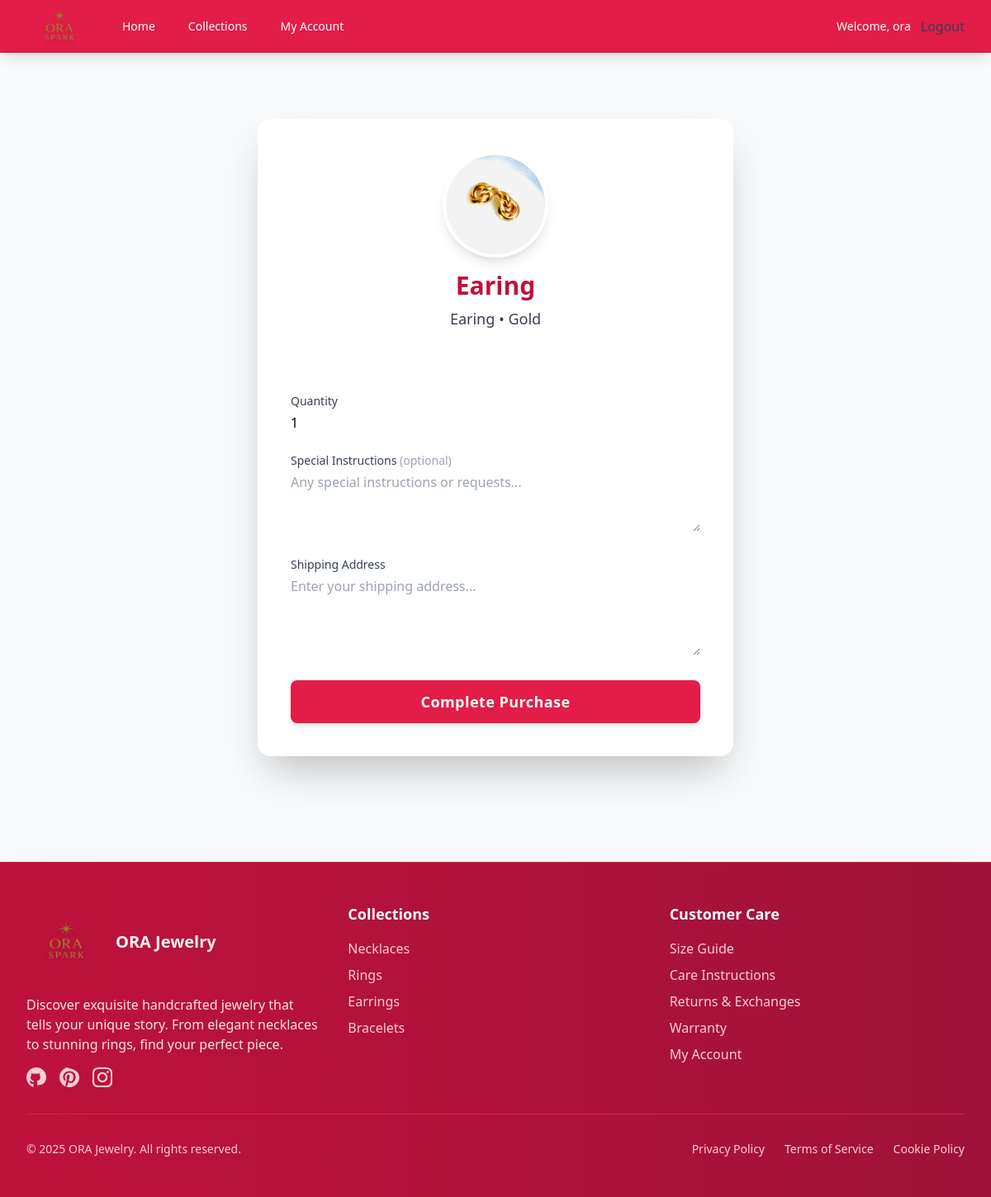
Screenshot of /purchase/13/ (signed in) with the database file from the repository.
### bookings/models.py (models this page shows, shortened)
class JewelryItem(models.Model):
    ITEM_CHOICES = [
        ('gold', 'Gold'),
        ('silver', 'Silver'),
        ('pearls', 'Pearls'),
    ]
    name = models.CharField(max_length=100)
    category = models.ForeignKey(JewelryCategory, on_delete=models.CASCADE)
    owner = models.ForeignKey(User, on_delete=models.CASCADE, related_name='jewelry_items')
    description = models.TextField()
    item_type = models.CharField(max_length=20, choices=ITEM_CHOICES, default='gold')
    weight = models.DecimalField(max_digits=8, decimal_places=2, help_text="Weight in grams")
    price = models.DecimalField(max_digits=10, decimal_places=2)
    image = models.ImageField(upload_to='jewelry_images/', blank=True, null=True)
    is_available = models.BooleanField(default=True)
    created_at = models.DateTimeField(auto_now_add=True)
    updated_at = models.DateTimeField(auto_now=True)

class JewelryCategory(models.Model):
    name = models.CharField(max_length=50)  # e.g., "Rings", "Necklaces", "Bracelets", "Earrings"
    description = models.TextField(blank=True)
    image = models.ImageField(upload_to='category_images/', blank=True, null=True)
    class Meta:
        verbose_name_plural = "Jewelry Categories"

### bookings/views.py (the view)
# urls.py: path("purchase/<int:jewelry_id>/", views.purchase_form, name="purchase_form"),
@login_required
def purchase_form(request, jewelry_id):
    jewelry_item = get_object_or_404(
        JewelryItem, id=jewelry_id
    )  # Remove is_available=True
    if request.method == "POST":
        form = JewelryPurchaseForm(request.POST)
        if form.is_valid():
            quantity = form.cleaned_data["quantity"]
            shipping_address = form.cleaned_data["shipping_address"]
            special_instructions = form.cleaned_data.get("special_instructions", "")
            with transaction.atomic():
                unique_code = str(uuid.uuid4())[:20]
                buy_code = BuyCode.objects.create(user=request.user, code=unique_code)
                purchase = JewelryPurchase.objects.create(
                    buy_code=buy_code,
                    jewelry_item=jewelry_item,
                    buyer=request.user,
                    quantity=quantity,
                    unit_price=jewelry_item.price,
                    shipping_address=shipping_address,
                    special_instructions=special_instructions,
                    status="pending",
                )
                Payment.objects.create(
                    purchase=purchase,
                    amount=purchase.total_cost,
                    payment_type="purchase",
                    status="pending",
                )
                messages.success(request, "Purchase order created successfully!")
                return redirect("purchase_confirmation", purchase_id=purchase.id)
    else:
        form = JewelryPurchaseForm()
    return render(
        request,
        "bookings/purchase_form.html",
        {"form": form, "jewelry_item": jewelry_item},
    )

### bookings/forms.py
class JewelryPurchaseForm(forms.Form):
    quantity = forms.IntegerField(
        min_value=1,
        max_value=10,
        initial=1,
        widget=forms.NumberInput(
            attrs={
                "class": "form-input rounded-lg border-gray-300 w-full",
                "min": "1",
                "max": "10",
            }
        ),
        help_text="Number of items to purchase",
    )
    shipping_address = forms.CharField(
        widget=forms.Textarea(
            attrs={
                "rows": 4,
                "class": "form-input rounded-lg border-gray-300 w-full",
                "placeholder": "Enter your shipping address...",
            }
        ),
        help_text="Where should we ship your jewelry?",
    )
    special_instructions = forms.CharField(
        required=False,
        widget=forms.Textarea(
            attrs={
                "rows": 3,
                "class": "form-input rounded-lg border-gray-300 w-full",
                "placeholder": "Any special instructions or requests...",
            }
        ),
        help_text="Optional: Any special handling or delivery instructions",
    )

### templates/bookings/purchase_form.html (shortened to what this page needs)
{% extends "base.html" %}
{% block content %}
<div class="max-w-xl mx-auto bg-gradient-to-br from-white to-white p-10 rounded-2xl shadow-2xl mt-10">
    <div class="flex flex-col items-center mb-8">
        {% if jewelry_item.image %}
            <img src="{{ jewelry_item.image.url }}" alt="{{ jewelry_item.name }}" class="w-32 h-32 object-cover rounded-full shadow-lg mb-4 border-4 border-white">
        {% endif %}
        <h2 class="text-3xl font-extrabold mb-2 text-rose-700 text-center">{{ jewelry_item.name }}</h2>
        <p class="text-lg text-gray-700 mb-1">{{ jewelry_item.category.name }} &bull; {{ jewelry_item.get_item_type_display }}</p>
        <p class="text-2xl font-bold text-white mb-2">${{ jewelry_item.price|floatformat:0 }}</p>
    </div>
    <form method="post" class="space-y-6">
        <div>
            <label for="id_quantity" class="block text-sm font-medium text-gray-700 mb-1">Quantity</label>
            {{ form.quantity }}
        </div>
        <div>
            <label for="id_special_instructions" class="block text-sm font-medium text-gray-700 mb-1">Special Instructions <span class="text-gray-400">(optional)</span></label>
            {{ form.special_instructions }}
        </div>
        <div>
            <label for="id_shipping_address" class="block text-sm font-medium text-gray-700 mb-1">Shipping Address</label>
            {{ form.shipping_address }}
        </div>
        <button type="submit" class="w-full bg-rose-600 text-white px-6 py-3 rounded-lg shadow-md hover:bg-rose-700 transition-all duration-200 text-lg font-semibold tracking-wide">
            Complete Purchase
        </button>
    </form>
</div>
{% endblock %}

### templates/base.html (shortened to what this page needs)
<!DOCTYPE html>
<html lang="en">
<head>
    {% load static %}
    <script src="https://cdn.tailwindcss.com"></script>
</head>
<body class="bg-gray-50 min-h-screen">
    <nav x-data="{ open: false }" class="bg-rose-600 text-white shadow-lg fixed top-0 left-0 w-full z-50">
        <div class="max-w-7xl mx-auto px-4 sm:px-6 lg:px-8">
            <div class="flex justify-between h-16">
                <div class="flex">
                    <div class="flex-shrink-0 flex items-center">
                        <a href="{% url 'index' %}">
                            <img src="{% static 'images/ORA-removebg-preview.png' %}" alt="Logo" class="h-25 w-20 drop-shadow-lg filter">
                        </a>
            </div>
                    <div class="hidden md:ml-6 md:flex md:space-x-4 md:items-center">
                        <a href="{% url 'index' %}" class="px-3 py-2 rounded-md text-sm font-medium hover:bg-rose-700">Home</a>
                        <a href="#jewelry-collection" class="px-3 py-2 rounded-md text-sm font-medium hover:bg-rose-700">Collections</a>
                        {% if user.is_authenticated %}
                        <a href="{% url 'profile' %}" class="px-3 py-2 rounded-md text-sm font-medium hover:bg-rose-600">My Account</a>
                        {% endif %}
                    </div>
                </div>
                <div class="flex items-center">
                    {% if user.is_authenticated %}
                        <span class="px-3 py-2 text-sm hidden md:inline">Welcome, {{ user.username }}</span>
                        <form method="post" action="{% url 'logout' %}" style="display:inline;" class="hidden md:inline">
                            <button type="submit" class="text-gray-700 hover:text-gray-900 bg-transparent border-none p-0 m-0 cursor-pointer">
                                Logout
                            </button>
                        </form>
                    {% else %}
                        <a href="{% url 'login' %}" class="px-3 py-2 rounded-md text-sm font-medium hover:bg-rose-100 hidden md:inline">Login</a>
                        <a href="{% url 'register' %}" class="ml-2 px-3 py-2 rounded-md text-sm font-medium bg-rose-500 hover:bg-rose-400 hidden md:inline">Register</a>
                    {% endif %}
                </div>
            </div>
        </div>
    </nav>
    <div class="pt-20"></div>
    <main class="max-w-7xl mx-auto py-6 sm:px-6 lg:px-8 pb-32">
        {% block content %}{% endblock %}
    </main>
    <footer class="bg-gradient-to-r from-rose-700 to-rose-800 text-white shadow-2xl border-t border-rose-600">
        <div class="max-w-7xl mx-auto px-4 sm:px-6 lg:px-8 py-12">
            <div class="grid grid-cols-1 md:grid-cols-3 gap-8">
                <div class="col-span-1 md:col-span-1">
                    <div class="flex items-center mb-4">
                        <img src="{% static 'images/ORA-removebg-preview.png' %}" alt="Logo" class="h-50 w-24 mr-3 drop-shadow-lg">
                        <h2 class="text-xl font-bold bg-gradient-to-r from-white to-rose-100 bg-clip-text text-transparent">ORA Jewelry</h2>
                    </div>
                    <p class="text-rose-100 mb-4 max-w-md">Discover exquisite handcrafted jewelry that tells your unique story. From elegant necklaces to stunning rings, find your perfect piece.</p>
                    <div class="flex space-x-4">
                        <a href="#" class="text-rose-200 hover:text-white transition-colors duration-200">
                        </a>
                        <a href="#" class="text-rose-200 hover:text-white transition-colors duration-200">
                        </a>
                        <a href="https://www.instagram.com/ora_spark?igsh=MW5sNGF5ZzVoamgw&utm_source=qr" class="text-rose-200 hover:text-white transition-colors duration-200">
                        </a>
                    </div>
                </div>
                <div>
                    <h3 class="text-lg font-semibold mb-4 text-white">Collections</h3>
                    <ul class="space-y-2">
                        <li><a href="#" class="text-rose-200 hover:text-white transition-colors duration-200">Necklaces</a></li>
                        <li><a href="#" class="text-rose-200 hover:text-white transition-colors duration-200">Rings</a></li>
                        <li><a href="#" class="text-rose-200 hover:text-white transition-colors duration-200">Earrings</a></li>
                        <li><a href="#" class="text-rose-200 hover:text-white transition-colors duration-200">Bracelets</a></li>
                    </ul>
                </div>
                <div>
                    <h3 class="text-lg font-semibold mb-4 text-white">Customer Care</h3>
                    <ul class="space-y-2">
                        <li><a href="#" class="text-rose-200 hover:text-white transition-colors duration-200">Size Guide</a></li>
                        <li><a href="#" class="text-rose-200 hover:text-white transition-colors duration-200">Care Instructions</a></li>
                        <li><a href="#" class="text-rose-200 hover:text-white transition-colors duration-200">Returns & Exchanges</a></li>
                        <li><a href="#" class="text-rose-200 hover:text-white transition-colors duration-200">Warranty</a></li>
                        {% if user.is_authenticated %}
                        <li><a href="{% url 'profile' %}" class="text-rose-200 hover:text-white transition-colors duration-200">My Account</a></li>
                        {% else %}
                        <li><a href="{% url 'login' %}" class="text-rose-200 hover:text-white transition-colors duration-200">Login</a></li>
                        {% endif %}
                    </ul>
                </div>
            </div>
            <div class="border-t border-rose-600 mt-8 pt-8 flex flex-col md:flex-row justify-between items-center">
                <p class="text-rose-200 text-sm">&copy; {{ year|default:2025 }} ORA Jewelry. All rights reserved.</p>
                <div class="flex space-x-6 mt-4 md:mt-0">
                    <a href="#" class="text-rose-200 hover:text-white text-sm transition-colors duration-200">Privacy Policy</a>
                    <a href="#" class="text-rose-200 hover:text-white text-sm transition-colors duration-200">Terms of Service</a>
                    <a href="#" class="text-rose-200 hover:text-white text-sm transition-colors duration-200">Cookie Policy</a>
                </div>
            </div>
        </div>
    </footer>
</body>
</html>

### rows the page displays
JewelryItem: image (picture), name "Earing", category.name "Earing", item_type "Gold"

### other values shown
{{ user.username }} "ora"
{{ year|default:2025 }} "2025"
